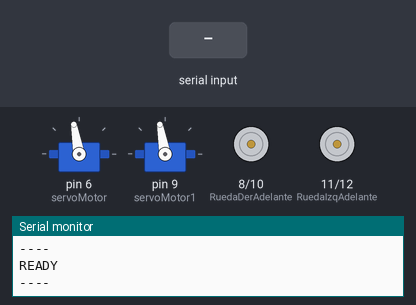
The sketch below on a simulated Arduino Uno, built with avr-gcc and run on an emulated ATmega328P. Shown: 2 × servo, motor-driver pin pairs drawn as motors (green arrow = first pin HIGH = forward, orange = second pin HIGH = backward, longer = more drive), the last lines printed to the serial monitor. The test bench sets the inputs (shaded band).

Above: at 2.4 s.
2.5 s: "F" received over the second serial link
At 4.0 s:
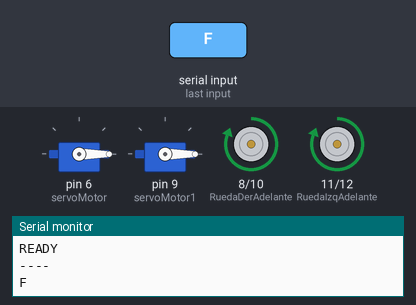
7.7 s: "R" received over the second serial link
At 10.0 s:
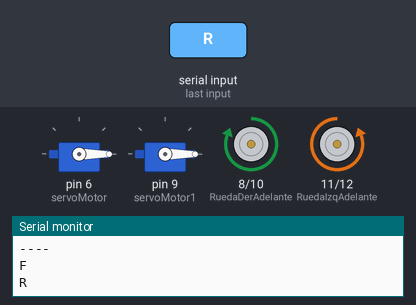
13.7 s: "L" received over the second serial link
At 15.8 s:
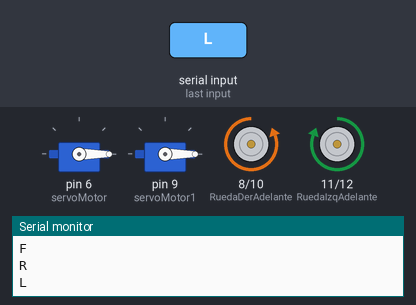
19.7 s: "B" received over the second serial link
At 21.6 s:
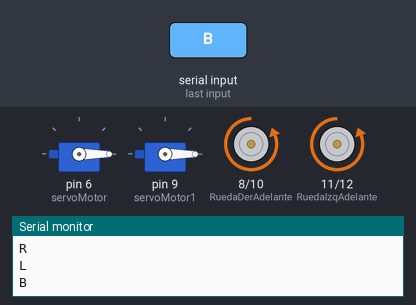
Timing chart, 0 to 26.7 s (numbered marks = the images above; inputs shaded):
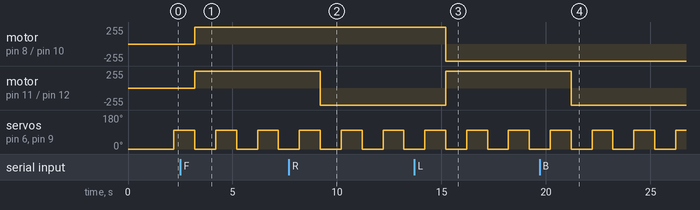

Measured:
- after the input at 2.5 s, motor on pin 8 (RuedaDerAdelante) / pin 10 (RuedaDerAtras), motor on pin 11 (RuedaIzqAdelante) / pin 12 (RuedaIzqAtras): stopped → forward 255/255 after 0.70 s
- after the input at 7.7 s, motor on pin 11 (RuedaIzqAdelante) / pin 12 (RuedaIzqAtras): forward 255/255 → backward 255/255 after 1.5 s
- after the input at 13.7 s, motor on pin 8 (RuedaDerAdelante) / pin 10 (RuedaDerAtras): forward 255/255 → backward 255/255 after 1.5 s; motor on pin 11 (RuedaIzqAdelante) / pin 12 (RuedaIzqAtras): backward 255/255 → forward 255/255 after 1.5 s
- after the input at 19.7 s, motor on pin 11 (RuedaIzqAdelante) / pin 12 (RuedaIzqAtras): forward 255/255 → backward 255/255 after 1.5 s
- by itself, servo on pin 6 (servoMotor), servo on pin 9 (servoMotor1): alternates 100° for 1.0 s and 0° for 1.0 s

The sketch:

C_digo_Motores_v4__PCB_.ino
```cpp
#include <SoftwareSerial.h>
#include <Servo.h>
SoftwareSerial SerialBT(3, 2);

char a;
int RuedaDerAdelante = 8;
int RuedaDerAtras = 10;
int RuedaIzqAdelante = 11;
int RuedaIzqAtras = 12;

// Declaramos la variable para controlar el servo
Servo servoMotor;

Servo servoMotor1;


void setup()

{
  Serial.begin(9600);
  delay(1000);
  Serial.println("----");
  Serial.println("READY");
  Serial.println("----");
  delay(200);
  SerialBT.begin(9600);


  pinMode(8, OUTPUT);
  pinMode(10, OUTPUT);
  pinMode(11, OUTPUT);
  pinMode(12, OUTPUT);

  servoMotor.attach(6);

  servoMotor1.attach(9);
}

void loop() {

  //SERVO
  // Desplazamos a la posición 0º
  servoMotor.write(0);
  servoMotor1.write(0);

  // Esperamos 1 segundo
  delay(1000);

  // Desplazamos a la posición 180º
  servoMotor.write(100);
  servoMotor1.write(100);

  // Esperamos 1 segundo
  delay(1000);

  a = leerSerial();
  if (a == 'F') {
    Adelante();
  }
  if (a == 'R')
  {
    Girar();
  }
  if (a == 'L')
  {
    Girar2();
  }
  if (a == 'B')
  {
    Atras();
  }
  if (a == 'S')
  {
    Stop();
  }

  //Adelante(2);
  //Atras(2);
  //Girar(1);
}


void Adelante() {  //Funcion utilizada para hacer girar los 4 motores en sentido horario

  digitalWrite(RuedaDerAdelante, HIGH);
  digitalWrite(RuedaDerAtras, LOW);
  digitalWrite(RuedaIzqAdelante, HIGH);
  digitalWrite(RuedaIzqAtras, LOW);
  delay(1000*0.00005);
}
void Girar() {  // DERECHA,Funcion utilizada para hacer girar las ruedas del lado izquierdo en sentido horario,
                //y las del lado derecho en sentido antihorario, con tal de que el vehiculo realize un giro

  digitalWrite(RuedaDerAdelante, HIGH);
  digitalWrite(RuedaDerAtras, LOW);
  digitalWrite(RuedaIzqAdelante, LOW);
  digitalWrite(RuedaIzqAtras, HIGH);
  delay(1000*0.00005);
}
void Atras() {  //Funcion utilizada para hacer girar los 4 motores en sentido antihorario

  Stop();
  digitalWrite(RuedaDerAdelante, LOW);
  digitalWrite(RuedaDerAtras, HIGH);
  digitalWrite(RuedaIzqAdelante, LOW);
  digitalWrite(RuedaIzqAtras, HIGH);
  delay(1000*0.00005);
}
void Girar2() {  //IzquierdaFuncion utilizada para hacer girar las ruedas del lado izquierdo en sentido horario,
                 //y las del lado derecho en sentido antihorario, con tal de que el vehiculo realize un giro

  digitalWrite(RuedaDerAdelante, LOW);
  digitalWrite(RuedaDerAtras, HIGH);
  digitalWrite(RuedaIzqAdelante, HIGH);
  digitalWrite(RuedaIzqAtras, LOW);
  delay(1000*0.00005);
}

void Stop() {
  digitalWrite(RuedaDerAdelante, LOW);
  digitalWrite(RuedaDerAtras, LOW);
  digitalWrite(RuedaIzqAdelante, LOW);
  digitalWrite(RuedaIzqAtras, LOW);
}

char leerSerial() {
  SerialBT.listen();
  if (SerialBT.available() > 0) {
    a = SerialBT.read();
    Serial.println(a);
  }
  return a;
}
```
